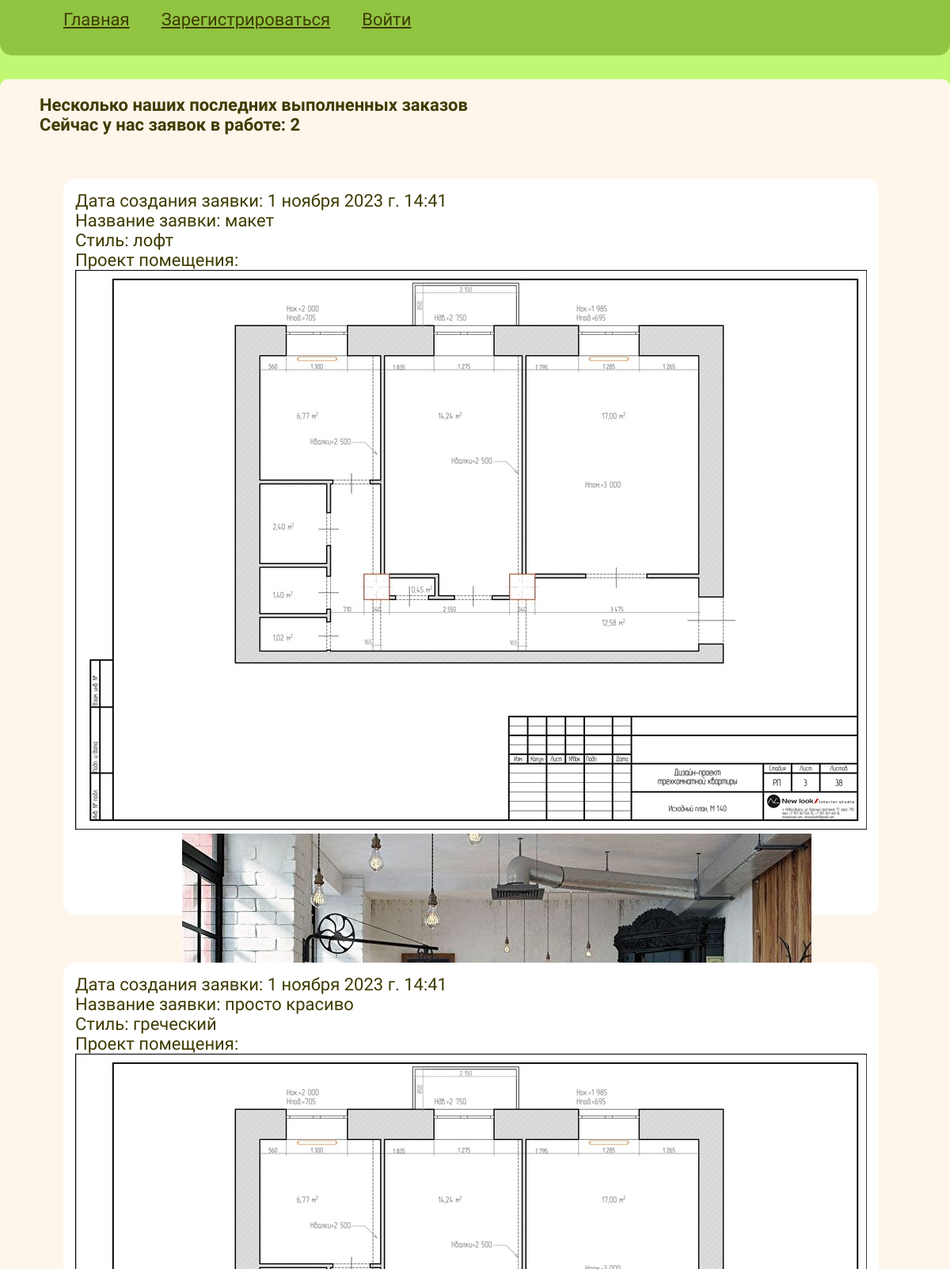
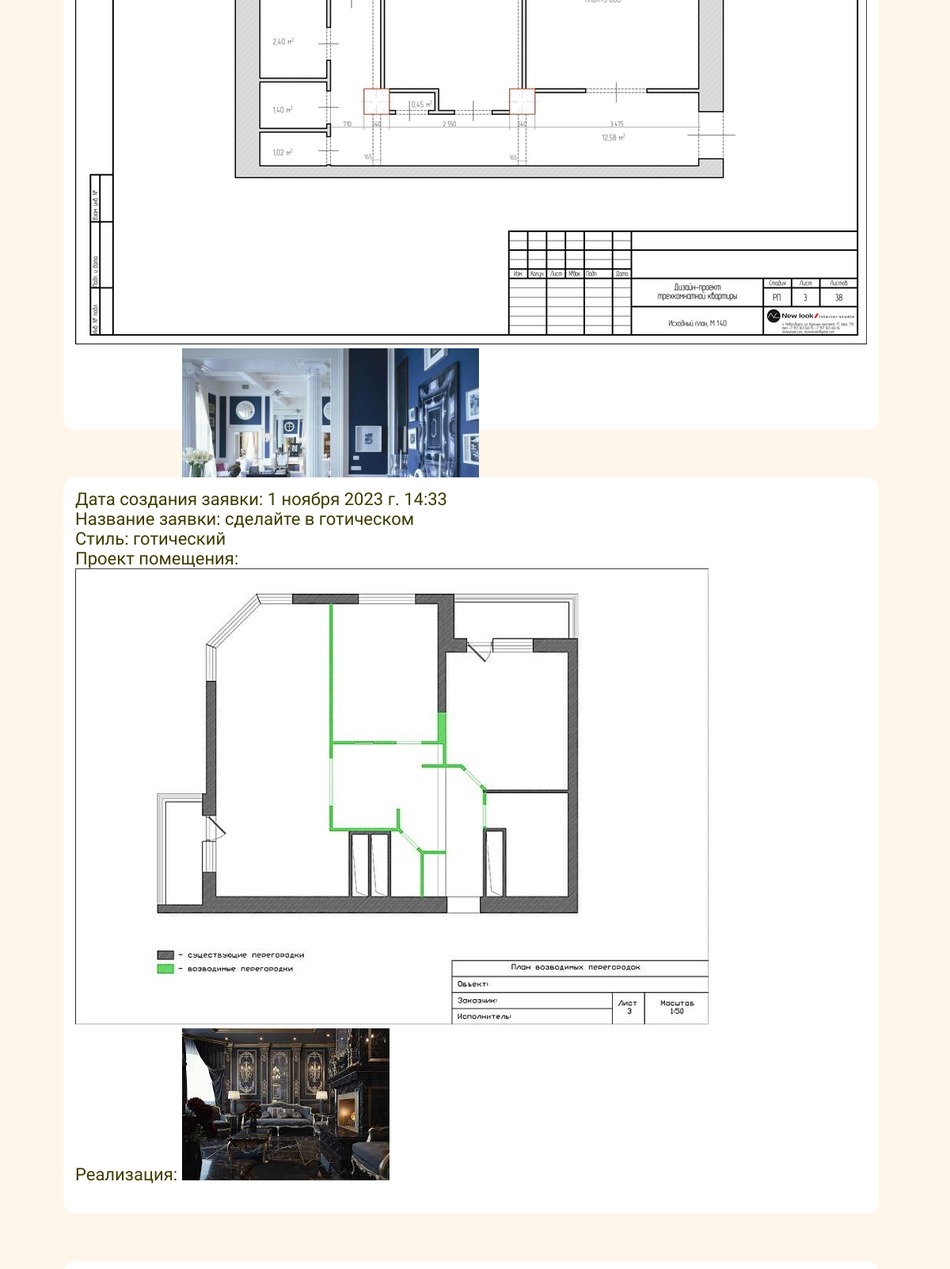
The page / (upper part) on the database its author committed (2 pictures, top to bottom).
### b1/models.py (models this page shows, shortened)
class Application(models.Model):
    name = models.CharField(max_length=254, verbose_name='Имя заявки', blank=True, null=True)
    description = models.CharField(max_length=254, verbose_name='Описание', blank=False)
    category = models.ForeignKey('Category', on_delete=models.CASCADE, verbose_name='Категория желаемого стиля',
                                 blank=False)
    photo = models.ImageField( verbose_name='Проект помещения', upload_to=get_name_file, blank=True, null=True,
                              validators=[FileExtensionValidator(allowed_extensions=['png', 'jpg', 'jpeg'])])
    status = models.CharField(max_length=254, verbose_name='Статус', default='New')
    date_creation = models.DateTimeField(auto_now_add=True, null=True)
    username = models.CharField(max_length=254, verbose_name='Логин', blank=True, null=True, db_column='username_application')
    suggestions = models.ForeignKey('Realization', on_delete=models.CASCADE, verbose_name='Предложения реализации',
                                    blank=True, null=True)

class Category(models.Model):
    name = models.CharField(max_length=254, verbose_name='Название категории', blank=False)
    def __str__(self):
        return self.name

class Realization(models.Model):
    name = models.CharField(max_length=254, verbose_name='Название', blank=False,)
    description = models.CharField(max_length=999,verbose_name='Описание', blank=False)
    image = models.ImageField( upload_to=get_name_file, blank=True, null=True,
                              validators=[FileExtensionValidator(allowed_extensions=['png', 'jpg', 'jpeg'])])
    date_execution = models.DateTimeField(auto_now_add=True, null=True)

### b1/views.py (the view)
# urls.py: path('', index, name='home'),
def index(request):
    last4 = Application.objects.order_by('-date_creation').filter(status='Finished')[:4]
    accepted_appl = Application.objects.filter(status='Accepted').count()
    return render(request, 'index.html', context={'last4': last4, 'accepted_appl': accepted_appl})

### b1/templates/index.html
{% extends 'base.html' %}
{% block content %}
    <h1>Несколько наших последних выполненных заказов</h1>
    <h3>Сейчас у нас заявок в работе: {{ accepted_appl }} </h3>
    <br>
    <div class="flex-box-container-mainpage">
        {% for i in last4 %}
            <div class="flex-box-child-mainpage">
                <p>Дата создания заявки: {{ i.date_creation }}</p>
                <p>Название заявки: {{ i.name }}</p>
                <p>Стиль: {{ i.category }}</p>
                <div>Проект помещения: <img src="{{ i.photo.url }}" alt='Проект помещения'></div>
                <div>Реализация: <img src="{{ i.suggestions.image.url }}" alt='Реализация проекта'></div>
            </div>
        {% endfor %}
    </div>
{% endblock %}

### static/css/style.css (style rules this page uses)
* { margin:0; padding: 0; box-sizing: content-box; font-size: 22px; font-family: 'Oswald', sans-serif; color:rgb(63, 59, 0); }
body { background-color: rgb(192, 247, 115); font-size:100px; }
.flex-box-container-mainpage { display: flex; justify-content: left; flex-wrap: wrap; }
.flex-box-child-mainpage { background-color: white; border-radius: 15px; padding:15px; margin:30px; max-width:1000px; max-height:900px width:1000px; height:900px; }
img { max-width:1000px; max-height:900px }

### rows shown on the page
Application: date_creation "1 ноября 2023 г. 14:41", name "макет", category "лофт", photo (picture)
Application: date_creation "1 ноября 2023 г. 14:41", name "просто красиво", category "греческий", photo (picture), suggestions.image (picture)
Application: date_creation "1 ноября 2023 г. 14:33", name "сделайте в готическом", category "готический", photo (picture), suggestions.image (picture)

### other values the page prints
{{ accepted_appl }} "2"
